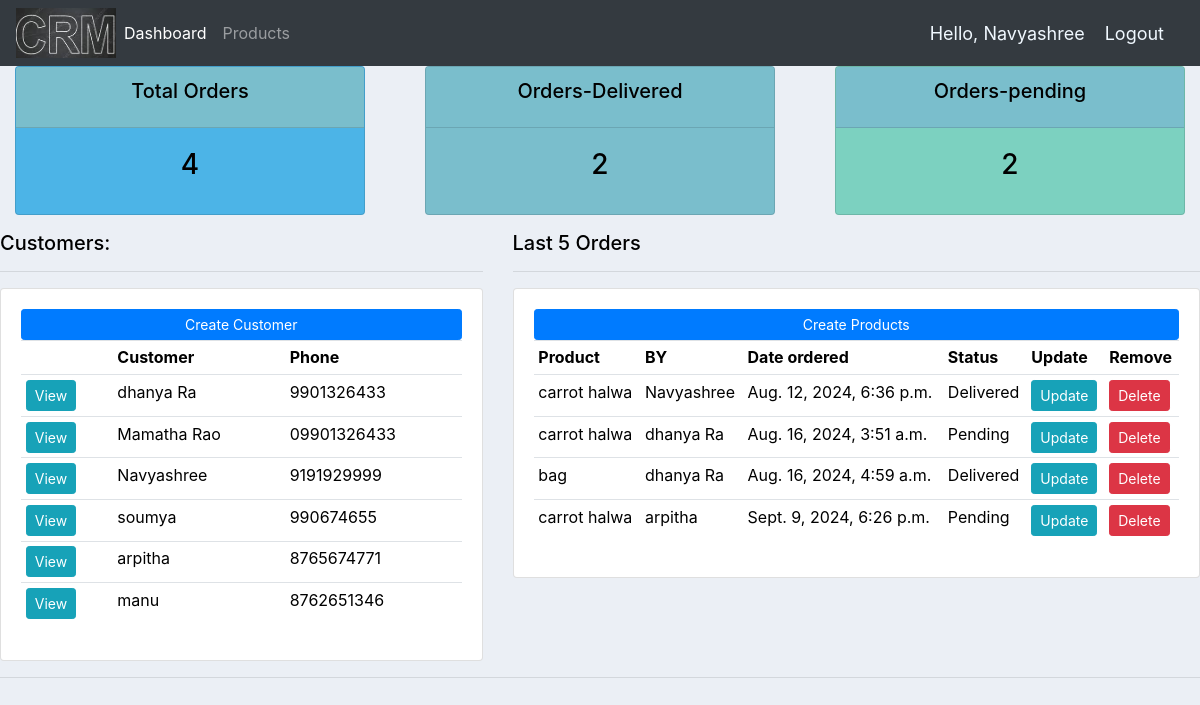
Before: /home/ (signed in) with the older database file.
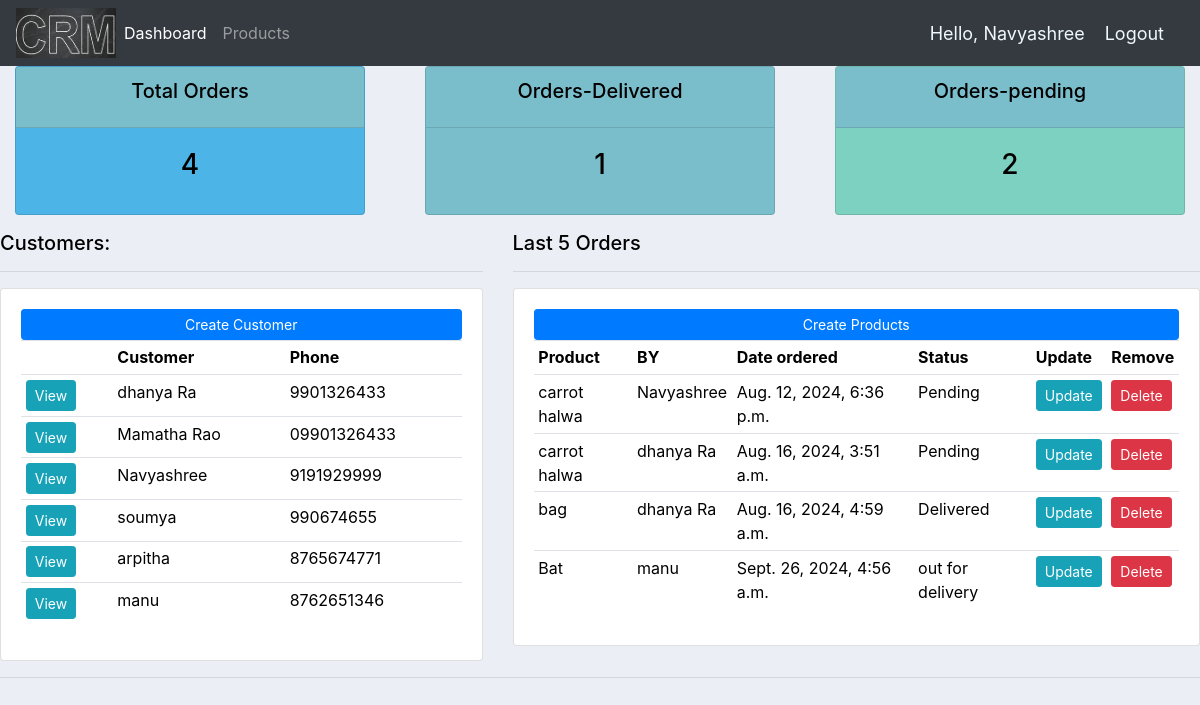
After: the same page with the newer database file.
### accounts/models.py (models this page shows, shortened)
class Customer(models.Model):
    name=models.CharField(max_length=200,null=True)
    phone=models.CharField(max_length=200,null=True)
    email=models.CharField(max_length=200,null=True)
    date_created=models.DateTimeField(auto_now_add=True)
    def __str__(self):
        return self.name

class Order(models.Model):
    STATUS = (
        ('Pending','Pending'),
        ('out for delivery','out for delivery'),
        ('Delivered','Delivered'),
    )
    customer=models.ForeignKey(Customer,null=True,on_delete=models.SET_NULL)
    product=models.ForeignKey(Products,null=True,on_delete=models.SET_NULL)
    date_created=models.DateTimeField(auto_now_add=True)
    status=models.CharField(max_length=200,null=True,choices=STATUS)

class Products(models.Model):
    CATEGORY=(
        ('Indoor','Indoor'),
        ('Out Door','Out Door'),
    )
    name=models.CharField(max_length=200,null=True)
    price=models.FloatField(null=True)
    category=models.CharField(max_length=200,null=True,choices=CATEGORY)
    description=models.CharField(max_length=200,null=True,blank=True)
    date_created=models.DateTimeField(auto_now_add=True)
    tags = models.ManyToManyField(Tag)
    def __str__(self):
        return self.name

### accounts/views.py (the view)
# urls.py: path('home/',views.home,name='home'),
@login_required(login_url='login')
def home(request):
    order=Order.objects.all()
    customer=Customer.objects.all()
    total_cus=customer.count()
    total_ord=order.count()
    delivered=order.filter(status="Delivered").count()
    pending=order.filter(status="Pending").count()
    context={
        'orders':order,
        'customers':customer,
        'total_cus':total_cus,
        'total_ord':total_ord,
        'delivered':delivered,
        'pending':pending
    }
    return render(request,'accounts/dashboard.html',context)

### accounts/templates/accounts/dashboard.html
{% extends "accounts/main.html" %}
{% block content %}
{% include "accounts/status.html" %}
<div class="row">
    <div class="col-md-5">
        <h5>Customers:</h5>
        <hr>
        <div class="card card-body">
            <a class="btn btn-primary btn-sm btn-block" href="{% url 'create_cust' %}">Create Customer</a>
            <table class="table table-sm">
                <tr>
                    <th></th>
                    <th>Customer</th>
                    <th>Phone</th>
                </tr>
                {% for customer in customers  %}
                    <tr>
                        <td><a class="btn btn-sm btn-info" href="{% url 'customers' customer.id %}">View</a></td>
                        <td>{{customer}}</td>
                        <td>{{customer.phone}}</td>
                    </tr>
                {% endfor %}
            </table>
        </div>
    </div>
    <div class="col-md-7">
        <h5>Last 5 Orders</h5>
        <hr>
        <div class="card card-body">
            <a class="btn btn-primary btn-sm btn-block" href="{% url 'create_products' %}">Create Products</a>
            <table class="table table-sm">
                <tr>
                    <th>Product</th>
                    <th>BY</th>
                    <th>Date ordered</th>
                    <th>Status</th>
                    <th>Update</th>
                    <th>Remove</th>
                </tr>
                {% for order in orders  %}
                <tr>
                    <td>{{order.product}}</td>
                    <td>{{order.customer}}</td>
                    <td>{{order.date_created}}</td>
                    <td>{{order.status}}</td>
                    <td><a class="btn btn-sm btn-info" href="{% url 'update_form' order.id %}">Update</a></td>
                    <td><a class="btn btn-sm btn-danger" href="{% url 'delete_order' order.id %}">Delete</a></td>
                </tr>
            {% endfor %}
            </table>
        </div>
    </div>
</div>
{% endblock content %}

### accounts/templates/accounts/main.html (shortened to what this page needs)
{% load static %}
<!DOCTYPE html>
<html lang="en">
<head>
    <link rel="stylesheet" href="https://cdn.jsdelivr.net/npm/bootstrap@4.1.3/dist/css/bootstrap.min.css">
    <link rel="stylesheet" href="{% static '/css/main.css' %}">
</head>
<body>
    {% include "accounts/navbar.html" %}
    {% block content %}
    {% endblock content %}
    <hr>
</body>
</html>

### accounts/templates/accounts/navbar.html (shortened to what this page needs)
{% load static %}
<!DOCTYPE html>
<html lang="en">
<head>
    <link rel="stylesheet" href="{% static 'css/main.css'%}">
</head>
<body>
    <nav class="navbar navbar-expand-lg navbar-dark bg-dark">
        <img  id="logo" src="{% static 'images/logo6.png' %}" alt="">
        <div class="collapse navbar-collapse" id="navbarNav">
          <ul class="navbar-nav">
            <li class="nav-item active">
              <a class="nav-link" href="{%url 'home' %}">Dashboard <span class="sr-only">(current)</span></a>
            </li>
            <li class="nav-item">
              <a class="nav-link" href="{% url 'product' %}">Products</a>
            </li>
          </ul>
        </div>
<span class="hello-msg">Hello, {{request.user}}</span>
        <span ><a class="hello-msg" href="{% url 'logout' %}">Logout</a></span>
      </nav>
</body>
</html>

### accounts/templates/accounts/status.html
<div class="row">
    <div class="col">
        <div class="col-md">
            <div class="card text-center text-white mb-3" id="total-orders">
                <div class="card-header" style="color: black; background-color:  #7abecc">
                <h5 class="card-title">Total Orders</h5>
                </div>
                <div class="card-body">
                <h3 class="card-title " style="color: black; ">{{total_ord}}</h3>
                </div>
            </div>
        </div>
    </div>
    <div class="col">
        <div class="col-md">
            <div class="card text-center text-white mb-3" id="orders-delivered">
                <div class="card-header" style="color: black; background-color:  #7abecc">
                    <h5 class="card-title">Orders-Delivered</h5>
                </div>
                <div class="card-body">
                    <h3 class="card-title" style="color: black;">{{delivered}}</h3>
                </div>
            </div>
        </div>
    </div>
    <div class="col">
        <div class="col-md">
            <div class="card text-center text-white mb-3" id="orders-pending">
                <div class="card-header" style="color: black; background-color:  #7abecc">
                    <h5 class="card-title"> Orders-pending</h5>
                </div>
                <div class="card-body">
                    <h3 class="card-title" style="color: black;">{{pending}}</h3>
                </div>
            </div>
        </div>
    </div>
</div>

### static/css/main.css (style rules this page uses)
body { background-color: #ebeff5; color: black; }
#total-orders { background-color: #4cb4e7; color:black; }
#orders-delivered { background-color: #7abecc; }
#orders-pending { background-color:#7CD1C0 }
#logo { width: 100px; height: 50px; }

### accounts/templates/accounts/navbar.html (style rules this page uses)
.hello-msg { font-size: 18px; color: aliceblue; margin-right: 20px; }

Changed rows visible on the page:
removed Order: product "carrot halwa", customer "arpitha", date_created "Sept. 9, 2024, 6:26 p.m.", status "Pending"
changed Order "Aug. 12, 2024, 6:36 p.m.": status "Delivered" → "Pending"
added Order: product "Bat", customer "manu", date_created "Sept. 26, 2024, 4:56 a.m.", status "out for delivery"
Other visible differences:
{{ delivered }}: "2" → "1"
